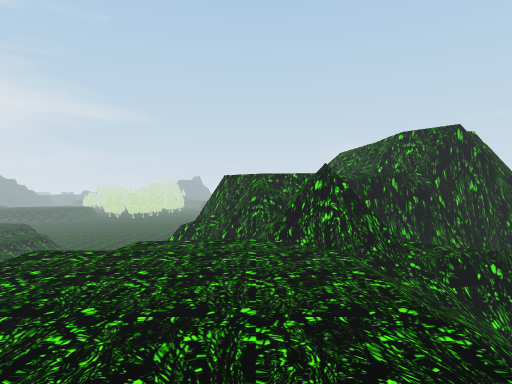
view 1 (above)

18 first-person views from a walk through a Unity game level. The camera is 1.5 m above the floor, looks level and sees 75° across. The floor is counted in squares, 2 m on a side. Each view is taken from the middle of a square. On the plan, view 1 faces up. The plan holds only what a view shows up to about 11 squares ahead; the rest is blank. The place goes on beyond the plan. The player is left out.

view 2
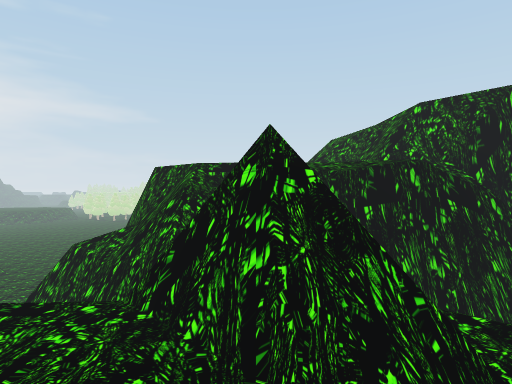

view 3
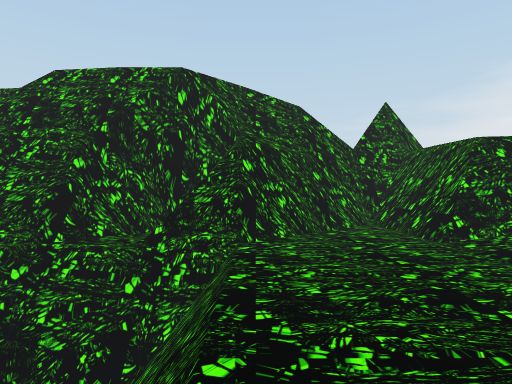

view 4
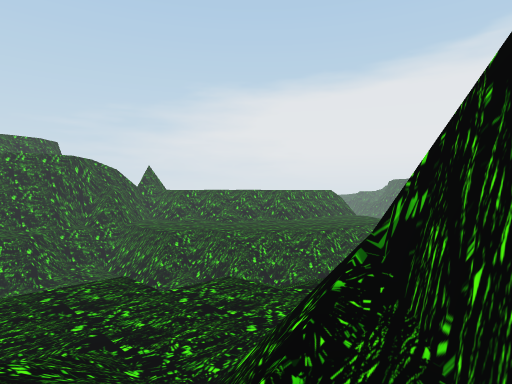

view 5
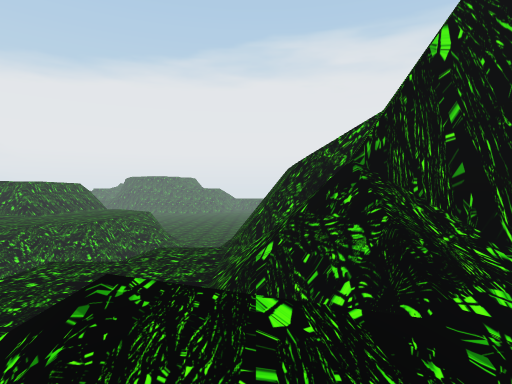

view 6
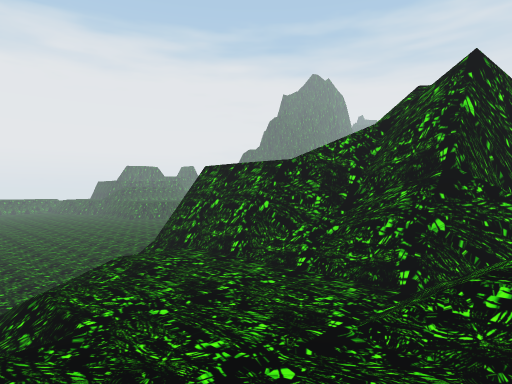

view 7
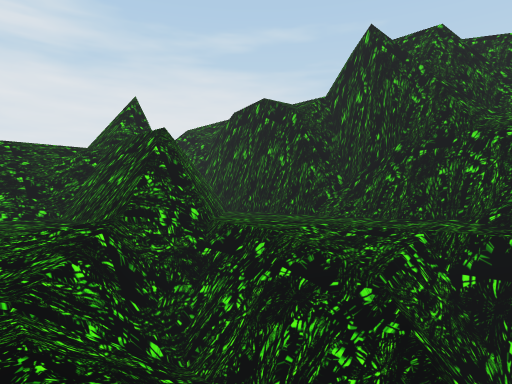

view 8
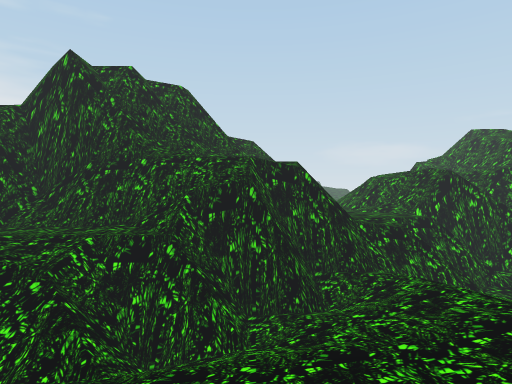

view 9
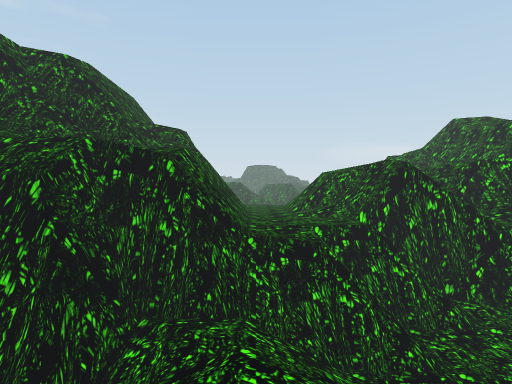

view 10
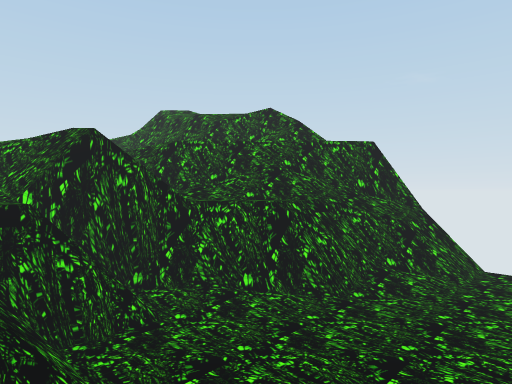

view 11
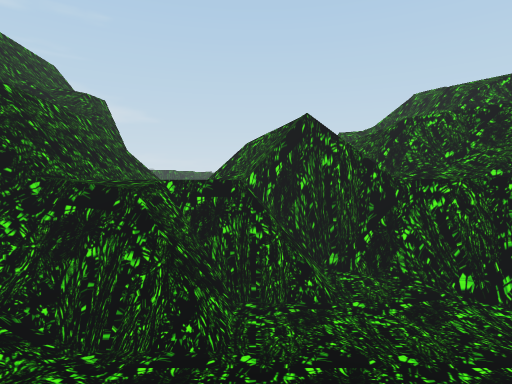

view 12
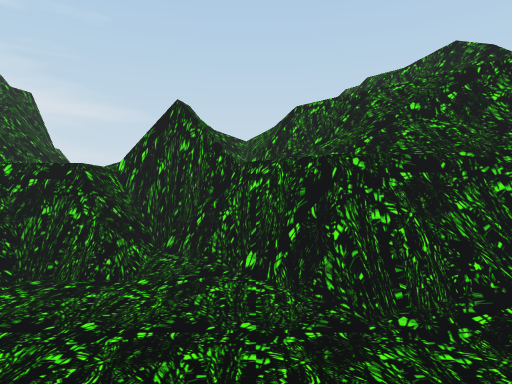

view 13
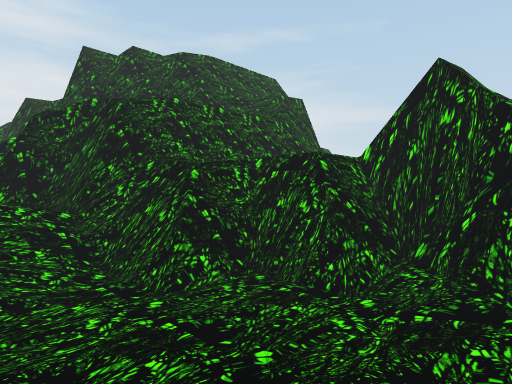

view 14
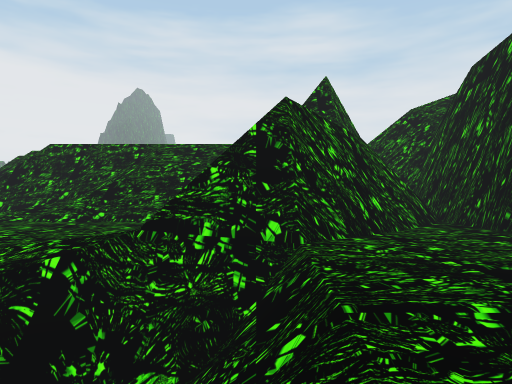

view 15
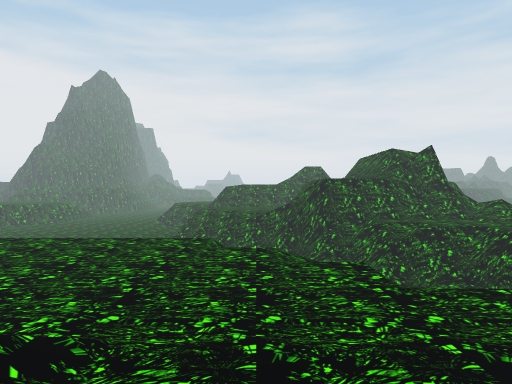

view 16
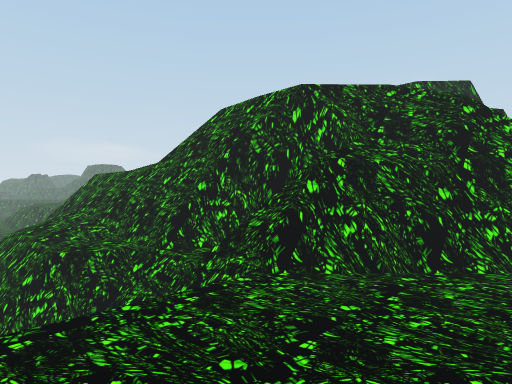

view 17
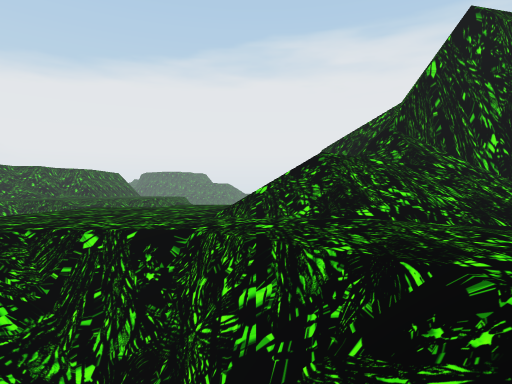

view 18
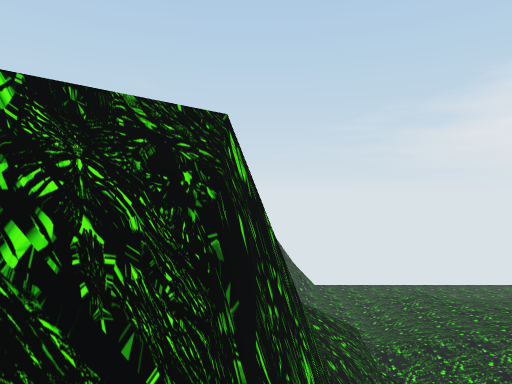

### Floor plan
Key: @ floor where view 1 was taken; # wall or solid block; x gap in a wall; . main floor; : floor 2.25 m higher than the main floor; + floor 4.25 m higher than the main floor; * floor 4.5 m higher than the main floor; % floor 4.75 m higher than the main floor; & floor 5.25 m higher than the main floor; / step, stairs or slope; = window, fence, low wall or low ledge; ^ raised ledge; v drop or lower ground.
Columns run from 14 left of view 1 to 19 right of it. Each row starts with its distance up from view 1.
 16   /
 15  ://       /#                 v#
 14 ////:  ..  /#        v   ::   =#
 13 ///::  ..  //        vv##:=#===#
 12 #=/::    .#///       vv##:#=*+%#
 11 ##::/    .#/#v   //  vv #===x=#=
 10 %v://    ./##v   /#  vv #=##+=
  9  #///  /#####v   /# vv& #=:###
  8 v#//  //////#^v=//##  %%#=########
  7 v#.  ///::://#vvv#####+####..###v#
  6 =/.. //::::/##x###:::/=##//....===
  5 /.../#::::/=#%/####://#=////.....
  4  ...//:::: /%%%//##////////////
  3 ....//:::= %%%%/////=////////
  2 .... /:     %%%///::/// /////
  1 ...          %%/ /:    /  ///
  0  ..           @/=          //
 -1               //
 -2              =/

Positions as (right, up) in squares from view 1, and headings:
1: (0, 0), facing up
2: (1, 3), facing up
3: (-6, 8), facing right
4: (-14, 13), facing down-right
5: (-13, 14), facing down
6: (-10, 13), facing down-left
7: (8, 2), facing up-left
8: (9, 1), facing up
9: (11, 3), facing up
10: (12, 4), facing up-right
11: (13, 4), facing up
12: (15, 4), facing up
13: (15, 5), facing up-left
14: (7, 4), facing left
15: (-3, 6), facing left
16: (-5, 6), facing up-right
17: (-12, 16), facing down
18: (3, 8), facing right
